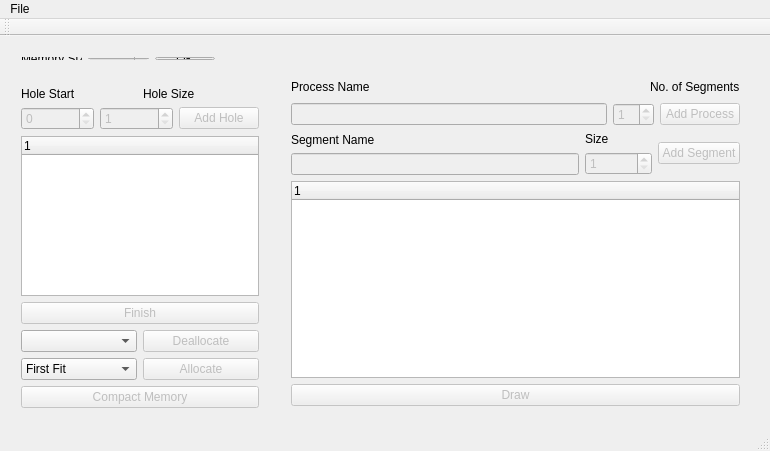
<?xml version="1.0" encoding="UTF-8"?>
<ui version="4.0">
 <class>MainWindow</class>
 <widget class="QMainWindow" name="MainWindow">
  <property name="geometry">
   <rect>
    <x>0</x>
    <y>0</y>
    <width>770</width>
    <height>451</height>
   </rect>
  </property>
  <property name="windowTitle">
   <string>Memory Allocation Simulator</string>
  </property>
  <widget class="QWidget" name="centralWidget">
   <widget class="QWidget" name="layoutWidget">
    <property name="geometry">
     <rect>
      <x>280</x>
      <y>30</y>
      <width>471</width>
      <height>351</height>
     </rect>
    </property>
    <layout class="QVBoxLayout" name="verticalLayout_3">
     <item>
      <layout class="QVBoxLayout" name="verticalLayout_5">
       <item>
        <layout class="QHBoxLayout" name="horizontalLayout_8">
         <item>
          <widget class="QLabel" name="label_6">
           <property name="text">
            <string>Process Name</string>
           </property>
          </widget>
         </item>
         <item>
          <spacer name="horizontalSpacer">
           <property name="orientation">
            <enum>Qt::Horizontal</enum>
           </property>
           <property name="sizeHint" stdset="0">
            <size>
             <width>30</width>
             <height>20</height>
            </size>
           </property>
          </spacer>
         </item>
         <item>
          <widget class="QLabel" name="label_7">
           <property name="text">
            <string>No. of Segments</string>
           </property>
          </widget>
         </item>
        </layout>
       </item>
       <item>
        <layout class="QHBoxLayout" name="horizontalLayout_9">
         <item>
          <widget class="QLineEdit" name="processName">
           <property name="enabled">
            <bool>false</bool>
           </property>
          </widget>
         </item>
         <item>
          <widget class="QSpinBox" name="noSegments">
           <property name="enabled">
            <bool>false</bool>
           </property>
           <property name="minimum">
            <number>1</number>
           </property>
          </widget>
         </item>
         <item>
          <widget class="QPushButton" name="add_process">
           <property name="enabled">
            <bool>false</bool>
           </property>
           <property name="text">
            <string>Add Process</string>
           </property>
          </widget>
         </item>
        </layout>
       </item>
      </layout>
     </item>
     <item>
      <layout class="QHBoxLayout" name="horizontalLayout_5">
       <item>
        <layout class="QVBoxLayout" name="verticalLayout_6">
         <item>
          <widget class="QLabel" name="label_8">
           <property name="text">
            <string>Segment Name</string>
           </property>
          </widget>
         </item>
         <item>
          <widget class="QLineEdit" name="SegmentName">
           <property name="enabled">
            <bool>false</bool>
           </property>
          </widget>
         </item>
        </layout>
       </item>
       <item>
        <layout class="QVBoxLayout" name="verticalLayout_4">
         <item>
          <layout class="QHBoxLayout" name="horizontalLayout_6">
           <item>
            <widget class="QLabel" name="label_5">
             <property name="text">
              <string>Size</string>
             </property>
            </widget>
           </item>
          </layout>
         </item>
         <item>
          <layout class="QHBoxLayout" name="horizontalLayout_7">
           <item>
            <widget class="QSpinBox" name="segmentSize">
             <property name="enabled">
              <bool>false</bool>
             </property>
             <property name="minimum">
              <number>1</number>
             </property>
             <property name="maximum">
              <number>9999999</number>
             </property>
            </widget>
           </item>
          </layout>
         </item>
        </layout>
       </item>
       <item>
        <widget class="QPushButton" name="add_segment">
         <property name="enabled">
          <bool>false</bool>
         </property>
         <property name="text">
          <string>Add Segment</string>
         </property>
        </widget>
       </item>
      </layout>
     </item>
     <item>
      <widget class="QTreeWidget" name="processTree">
       <column>
        <property name="text">
         <string notr="true">1</string>
        </property>
       </column>
      </widget>
     </item>
     <item>
      <widget class="QPushButton" name="drawButton">
       <property name="enabled">
        <bool>false</bool>
       </property>
       <property name="text">
        <string>Draw</string>
       </property>
      </widget>
     </item>
    </layout>
   </widget>
   <widget class="QWidget" name="layoutWidget">
    <property name="geometry">
     <rect>
      <x>10</x>
      <y>10</y>
      <width>216</width>
      <height>25</height>
     </rect>
    </property>
    <layout class="QHBoxLayout" name="horizontalLayout">
     <item>
      <widget class="QLabel" name="label">
       <property name="text">
        <string>Memory Size</string>
       </property>
      </widget>
     </item>
     <item>
      <widget class="QSpinBox" name="memSize">
       <property name="minimum">
        <number>1</number>
       </property>
       <property name="maximum">
        <number>9999999</number>
       </property>
      </widget>
     </item>
     <item>
      <widget class="QPushButton" name="pushButton">
       <property name="text">
        <string>OK</string>
       </property>
      </widget>
     </item>
    </layout>
   </widget>
   <widget class="QWidget" name="layoutWidget">
    <property name="geometry">
     <rect>
      <x>10</x>
      <y>40</y>
      <width>260</width>
      <height>343</height>
     </rect>
    </property>
    <layout class="QVBoxLayout" name="verticalLayout_7">
     <item>
      <layout class="QVBoxLayout" name="verticalLayout_2">
       <item>
        <layout class="QHBoxLayout" name="horizontalLayout_4">
         <item>
          <layout class="QVBoxLayout" name="verticalLayout">
           <item>
            <layout class="QHBoxLayout" name="horizontalLayout_2">
             <item>
              <widget class="QLabel" name="label_3">
               <property name="text">
                <string>Hole Start</string>
               </property>
              </widget>
             </item>
             <item>
              <widget class="QLabel" name="label_2">
               <property name="text">
                <string>Hole Size</string>
               </property>
              </widget>
             </item>
            </layout>
           </item>
           <item>
            <layout class="QHBoxLayout" name="horizontalLayout_3">
             <item>
              <widget class="QSpinBox" name="holeStart">
               <property name="enabled">
                <bool>false</bool>
               </property>
               <property name="maximum">
                <number>9999999</number>
               </property>
              </widget>
             </item>
             <item>
              <widget class="QSpinBox" name="holeSize">
               <property name="enabled">
                <bool>false</bool>
               </property>
               <property name="minimum">
                <number>1</number>
               </property>
               <property name="maximum">
                <number>9999999</number>
               </property>
              </widget>
             </item>
             <item>
              <widget class="QPushButton" name="add_hole">
               <property name="enabled">
                <bool>false</bool>
               </property>
               <property name="text">
                <string>Add Hole</string>
               </property>
              </widget>
             </item>
            </layout>
           </item>
          </layout>
         </item>
        </layout>
       </item>
       <item>
        <widget class="QTreeWidget" name="holeList">
         <column>
          <property name="text">
           <string notr="true">1</string>
          </property>
         </column>
        </widget>
       </item>
       <item>
        <widget class="QPushButton" name="finishHoles">
         <property name="enabled">
          <bool>false</bool>
         </property>
         <property name="text">
          <string>Finish</string>
         </property>
        </widget>
       </item>
      </layout>
     </item>
     <item>
      <layout class="QHBoxLayout" name="horizontalLayout_10">
       <item>
        <widget class="QComboBox" name="processes"/>
       </item>
       <item>
        <widget class="QPushButton" name="deallocate">
         <property name="enabled">
          <bool>false</bool>
         </property>
         <property name="text">
          <string>Deallocate</string>
         </property>
        </widget>
       </item>
      </layout>
     </item>
     <item>
      <layout class="QHBoxLayout" name="horizontalLayout_11">
       <item>
        <widget class="QComboBox" name="processes_2">
         <item>
          <property name="text">
           <string>First Fit</string>
          </property>
         </item>
         <item>
          <property name="text">
           <string>Best Fit</string>
          </property>
         </item>
         <item>
          <property name="text">
           <string>Worst Fit</string>
          </property>
         </item>
        </widget>
       </item>
       <item>
        <widget class="QPushButton" name="allocate">
         <property name="enabled">
          <bool>false</bool>
         </property>
         <property name="text">
          <string>Allocate</string>
         </property>
        </widget>
       </item>
      </layout>
     </item>
     <item>
      <widget class="QPushButton" name="CompactMemory">
       <property name="enabled">
        <bool>false</bool>
       </property>
       <property name="text">
        <string>Compact Memory</string>
       </property>
      </widget>
     </item>
    </layout>
   </widget>
  </widget>
  <widget class="QMenuBar" name="menuBar">
   <property name="geometry">
    <rect>
     <x>0</x>
     <y>0</y>
     <width>770</width>
     <height>21</height>
    </rect>
   </property>
   <widget class="QMenu" name="menuFile">
    <property name="title">
     <string>File</string>
    </property>
    <addaction name="actionNew"/>
    <addaction name="separator"/>
    <addaction name="actionQuit"/>
   </widget>
   <addaction name="menuFile"/>
  </widget>
  <widget class="QToolBar" name="mainToolBar">
   <attribute name="toolBarArea">
    <enum>TopToolBarArea</enum>
   </attribute>
   <attribute name="toolBarBreak">
    <bool>false</bool>
   </attribute>
  </widget>
  <widget class="QStatusBar" name="statusBar"/>
  <action name="actionNew">
   <property name="text">
    <string>New</string>
   </property>
   <property name="shortcut">
    <string>Ctrl+N</string>
   </property>
  </action>
  <action name="actionQuit">
   <property name="text">
    <string>Quit</string>
   </property>
   <property name="shortcut">
    <string>Ctrl+Q</string>
   </property>
  </action>
 </widget>
 <layoutdefault spacing="6" margin="11"/>
 <resources/>
 <connections/>
</ui>
